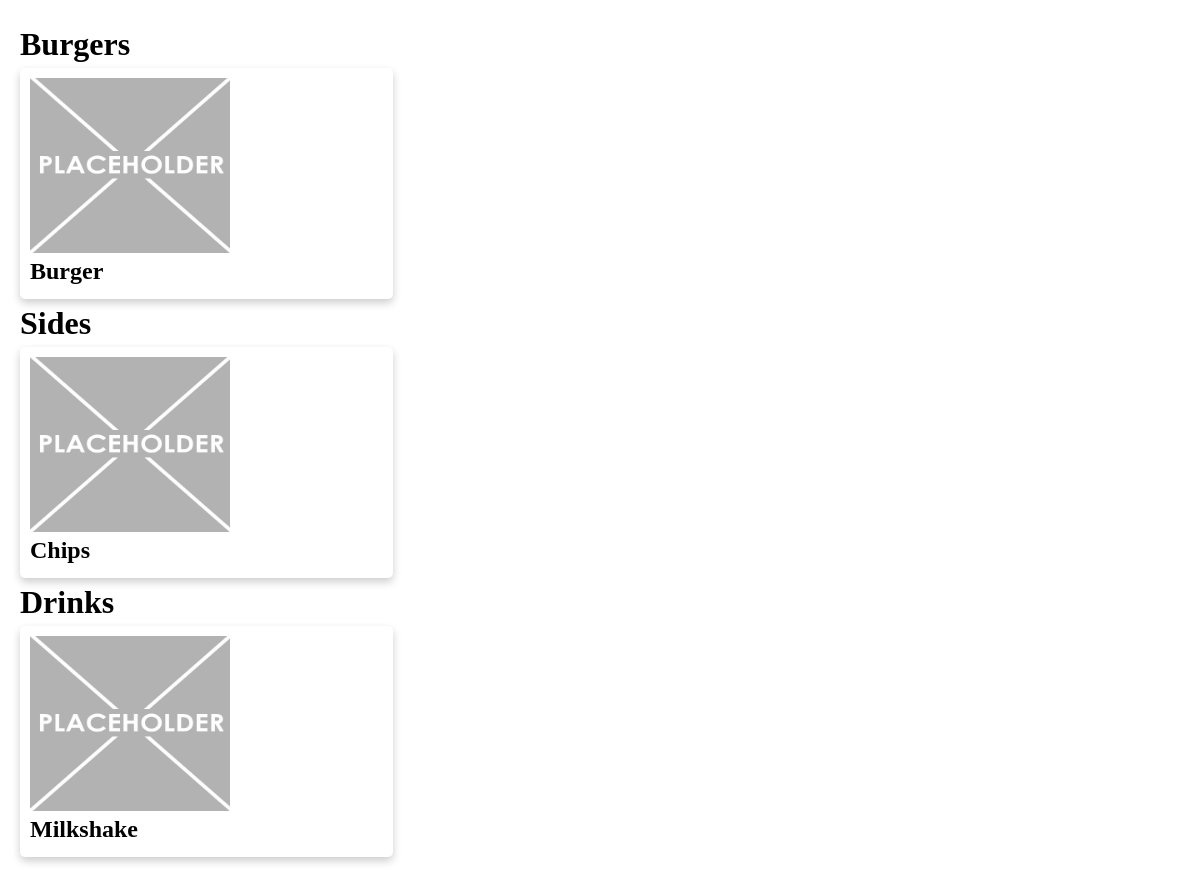
Page /cashier_screen on the earlier database version.
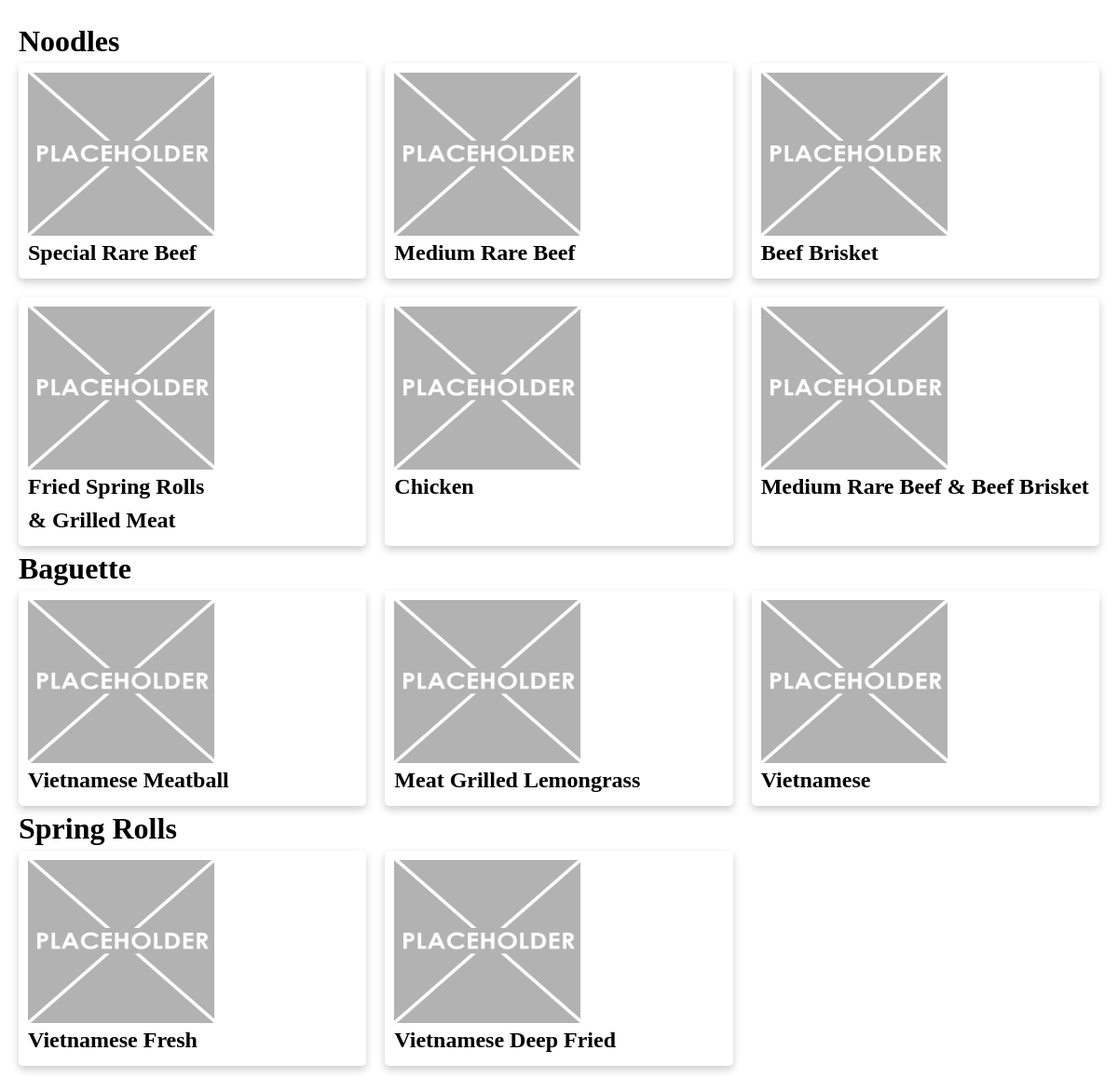
Same page on the later database version.
### tables this page shows
CREATE TABLE Categories (id INTEGER PRIMARY KEY, name INTEGER);

CREATE TABLE Items (id INTEGER PRIMARY KEY, name TEXT, price REAL, category INTEGER REFERENCES Categories (id));

### app.py (the view)
@app.route("/cashier_screen")
def new_cashier_screen():
    items_query = """SELECT
        i.name AS item_name,
        i.price AS price,
        i.category AS category,
        c.name AS category_name
    FROM
        items i
    JOIN
        categories c ON i.category = c.id;
    """
    categories_query = "SELECT id, name FROM Categories;"
    items = query_db(items_query)
    categories = query_db(categories_query)
    return render_template("new_cashier_screen.html", items=items, categories=categories)

### app.py (called while the page is built)
def get_db():
    db = getattr(g, '_database', None)
    if db is None:
        db = g._database = sqlite3.connect(DATABASE)
        db.row_factory = sqlite3.Row
    return db

@app.teardown_appcontext
def close_connection(exception):
    db = getattr(g, '_database', None)
    if db is not None:
        db.close()

def query_db(query, args=(), one=False, commit=False):
    cur = get_db().execute(query, args)
    if commit:
        get_db().commit()
        lastrowid = cur.lastrowid
        cur.close()
        return lastrowid
    else:
        rv = cur.fetchall()
        cur.close()
        return (rv[0] if rv else None) if one else rv

### templates/new_cashier_screen.html (shortened to what this page needs)
<!DOCTYPE html>
<html lang="en">
<head>
    <link rel="stylesheet" href="{{ url_for('static', filename='newcashierstyle.css') }}">
</head>
<body>
    <div class="page-wrapper">
        <div class="items-column">
            {% for category in categories %}
                <h1>{{ category["name"] }}</h1>
                <div class="item_container">
                {% for item in items %}
                    {% if item["category"] == category["id"] %}
                        <div class="item_card">
                            <img class="item_image" src="{{ url_for('static', filename='images/placeholder.png') }}" alt="item_image">
                            <h2>{{ item["item_name"] }}</h2>
                        </div>
                    {% endif %}
                {% endfor %}
                </div>
            {% endfor %}
        </div>
    </div>
</body>

### static/newcashierstyle.css (style rules this page uses)
*, *::before, *::after { box-sizing: border-box; }
*:not(dialog) { margin: 0; }
@media (prefers-reduced-motion: no-preference) { html { interpolate-size: allow-keywords; } }
body { line-height: 1.5; -webkit-font-smoothing: antialiased; }
img, picture, video, canvas, svg { display: block; max-width: 100%; }
p, h1, h2, h3, h4, h5, h6 { overflow-wrap: break-word; }
h1, h2, h3, h4, h5, h6 { text-wrap: balance; }
.page-wrapper { margin: 20px; }
.item_container { display: grid; grid-template-columns: repeat(3, 1fr); gap: 20px; }
.item_card { box-shadow: 0 4px 8px 0 rgba(0,0,0,0.2); border-radius: 5px; padding: 10px; }
.item_image { width: 200px; height: 175px; }

Differences in the rows shown:
changed Categories: name "Burgers" → "Noodles"; gains Items (item_name "Medium Rare Beef"); gains Items (item_name "Beef Brisket")
changed Items: item_name "Burger" → "Special Rare Beef"
added Items: item_name "Fried Spring Rolls & Grilled Meat", shown under Categories "Noodles"
added Items: item_name "Chicken", shown under Categories "Noodles"
added Items: item_name "Medium Rare Beef & Beef Brisket", shown under Categories "Noodles"
changed Categories: name "Sides" → "Baguette"; loses Items (item_name "Chips")
added Items: item_name "Vietnamese Meatball", shown under Categories "Baguette"
added Items: item_name "Meat Grilled Lemongrass", shown under Categories "Baguette"
added Items: item_name "Vietnamese", shown under Categories "Baguette"
changed Categories: name "Drinks" → "Spring Rolls"; loses Items (item_name "Milkshake")
added Items: item_name "Vietnamese Fresh", shown under Categories "Spring Rolls"
added Items: item_name "Vietnamese Deep Fried", shown under Categories "Spring Rolls"
